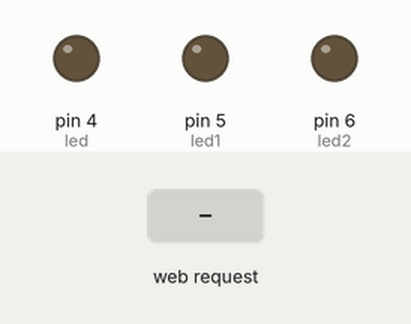
Recording of a sketch running on a simulated Arduino Uno, built with avr-gcc and run on an emulated ATmega328P. Shown: output pins drawn as LEDs (lit = HIGH). The test bench sets the inputs (shaded band). What the sketch prints to the serial monitor is not drawn.

Above: at 1.2 s.
1.3 s: HTTP request GET /l1_on received
At 2.1 s:
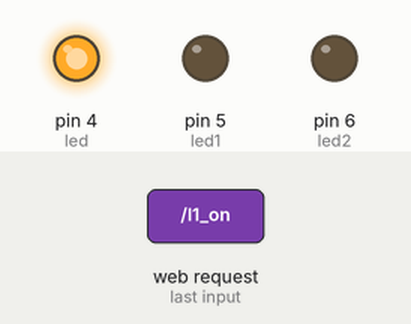
2.8 s: HTTP request GET /l2_on received
At 3.2 s:
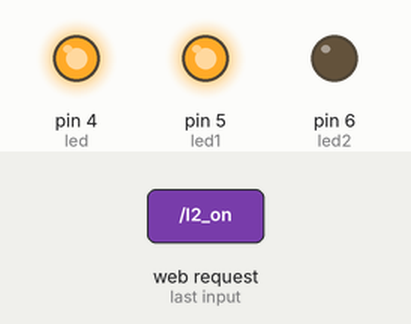
4.3 s: HTTP request GET /l1_off received
At 5.5 s:
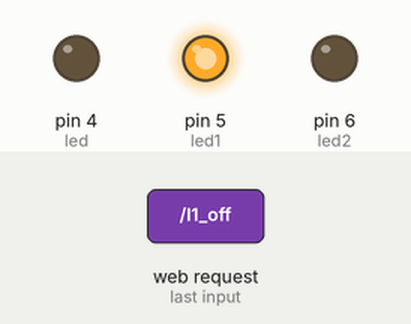
5.8 s: HTTP request GET /l3_on received
At 6.7 s:
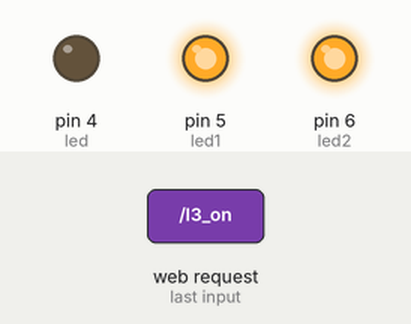
7.3 s: HTTP request GET /l2_off received
At 7.9 s:
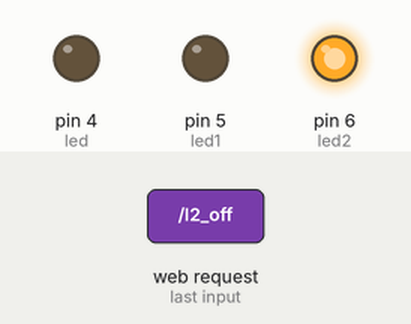
8.8 s: HTTP request GET /l3_off received
At 10.2 s:
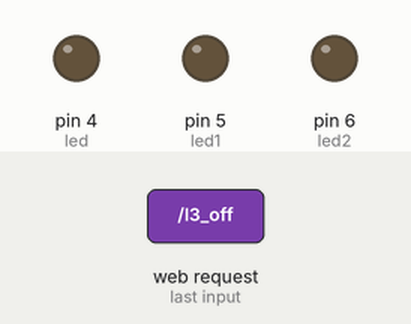
Timing chart, 0 to 11.3 s (numbered marks = the images above; inputs shaded):
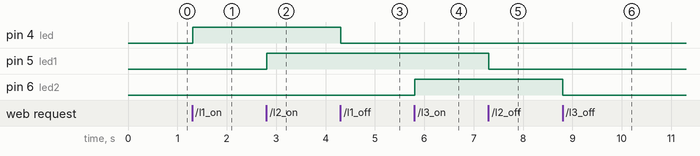

Measured:
- after the input at 1.3 s, pin 4 (led): LOW → HIGH at once
- after the input at 2.8 s, pin 5 (led1): LOW → HIGH at once
- after the input at 4.3 s, pin 4 (led): HIGH → LOW at once
- after the input at 5.8 s, pin 6 (led2): LOW → HIGH at once
- after the input at 7.3 s, pin 5 (led1): HIGH → LOW at once
- after the input at 8.8 s, pin 6 (led2): HIGH → LOW at once

The sketch:

Final_Project.ino
```cpp
#include <SPI.h>
#include <Ethernet.h>
#include <Servo.h>
const int led = 4;
 const int led1 =5;
 const int led2=6;
byte mac[] = { 0xDE, 0xAD, 0xBE, 0xEF, 0xFE, 0xED };   //physical mac address
byte ip[] = { 192, 168, 1, 178 };                      // ip in lan (that's what you need to use in your browser. ("192.168.1.178")
byte gateway[] = { 192, 168, 1, 1 };                   // internet access via router
byte subnet[] = { 255, 255, 255, 0 };                  //subnet mask
EthernetServer server(80);                             //server port
String readString;

void setup() {
 // Open serial communications and wait for port to open:
  Serial.begin(9600);
  pinMode(led1, OUTPUT);
  pinMode(led2, OUTPUT);

  pinMode(led, OUTPUT);
  Ethernet.begin(mac, ip, gateway, subnet);
  server.begin();
  Serial.print("server is at ");
  Serial.println(Ethernet.localIP());
}

void loop() {
  // Create a client connection
  EthernetClient client = server.available();
  if (client) {
    while (client.connected()) {
      if (client.available()) {
        char c = client.read();
        if (readString.length() < 100)
        {
          readString += c;
        }
    if(c=='\n')
    {
   client.println("<html>");
   client.println("<head>");
   client.println("<title>Home Automation</title>");
   client.println("</head>");  //   style CSS
   client.println("<style>");
     client.println("header{margin-top:-10px;background-color: #ff0000;");
   client.println("padding-top:20px;padding-bottom:20px;box-shadow: 5px 5px 5px gray; color:white;}");
    client.println(".button {");
     client.println("background-color: #4CAF50;");
     client.println("border: none;");
     client.println(" color: white;");
    client.println("padding: 16px 32px;");
    client.println( "text-align: center;");
    client.println("text-decoration: none;");
    client.println("display: inline-block;");
    client.println("font-size: 16px;");
    client.println("margin: 4px 2px;");
    client.println("-webkit-transition-duration: 0.4s;");
    client.println("transition-duration: 0.4s;");
    client.println("cursor: pointer;}");
    client.println(".button3 { background-color: white;") ;
    client.println("border-radius:20%;");
    client.println("color: black; border: 2px solid #ff0000;");
    client.println("margin-left:200px; margin-top:100px;}");
    client.println(".button3:hover { background-color: #f44336;");
    client.println(" color: white;}");
   client.println("</style>");
    client.println("<body>");
client.println("<header>");    //  Main content and control
client.println("<h2><center>Home Automation System</center><h2>");
client.println("</header>");
client.println("<a href='/l1_on'><button class='button button3'>Light 1 On</button></a>");
client.println("<a href='/l2_on'><button  class='button button3'>Light 2 On</button></a>");
client.println("<a href='/l3_on'><button  class='button button3'>Light 3 On</button></a>");
client.println("<a href='/l1_off'><button class='button button3'>Light 1 Off</button></a>");
client.println("<a href='/l2_off'><button class='button button3'>Light 2 Off</button></a>");
client.println("<a href='/l3_off'><button  class='button button3'>Light 3 Off</button></a>");
   client.println("</body>");
    client.println("</html>");
    client.stop();
           if (readString.indexOf("l1_on") >0){
               digitalWrite(led, HIGH);
           }
          else if (readString.indexOf("l1_off") >0){
               digitalWrite(led, LOW);
           }
           if (readString.indexOf("l2_on") >0){
          digitalWrite(led1,HIGH);
           }
         else  if (readString.indexOf("l2_off") >0){
             digitalWrite(led1,LOW);
           }
            if (readString.indexOf("l3_on") >0){
          digitalWrite(led2,HIGH);
           }
          else if (readString.indexOf("l3_off") >0){
             digitalWrite(led2,LOW);
           }
            //clearing string for next read
            readString="";
      }
         }
    }

    }
}
```
